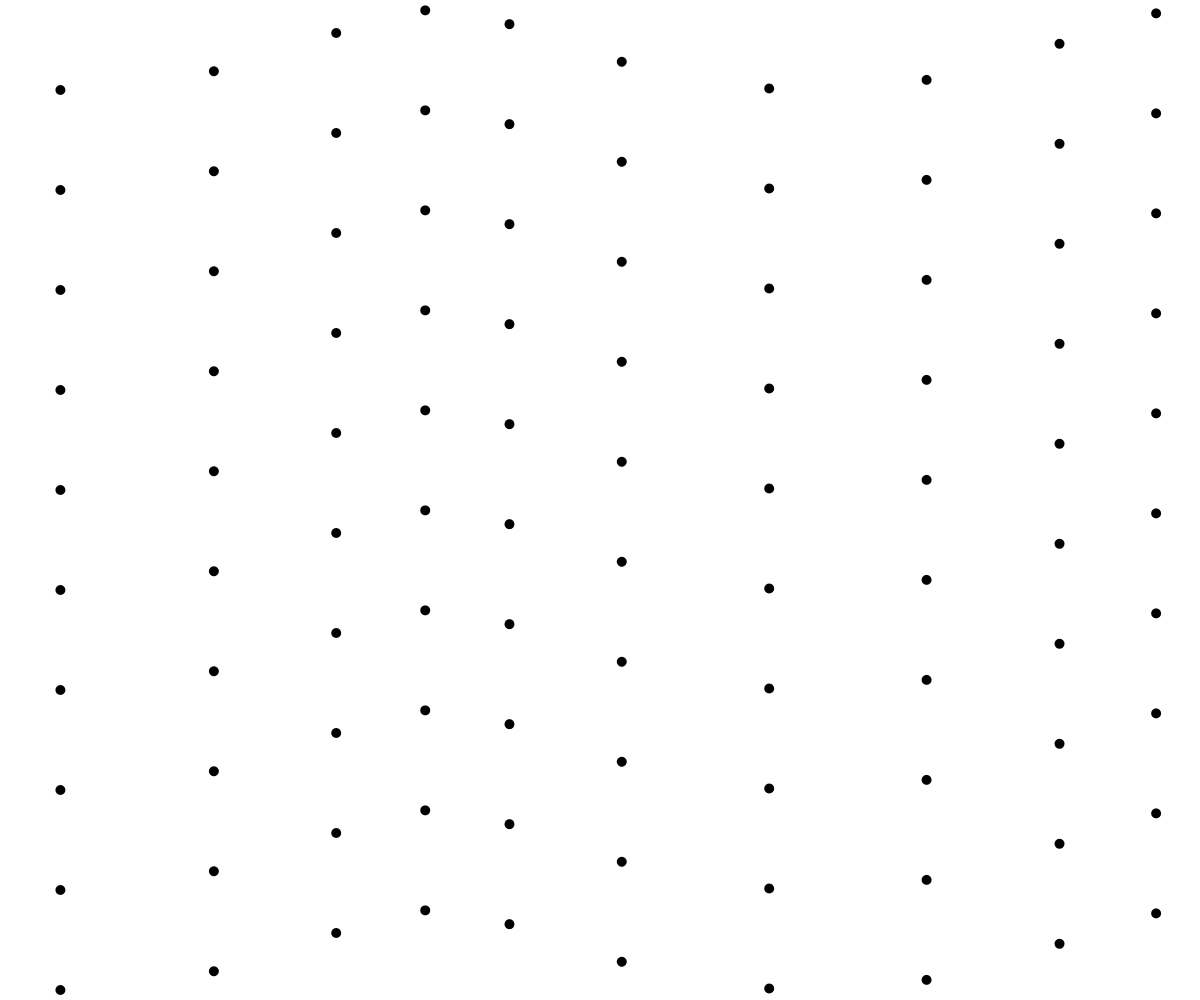
Frame 1 (no input)
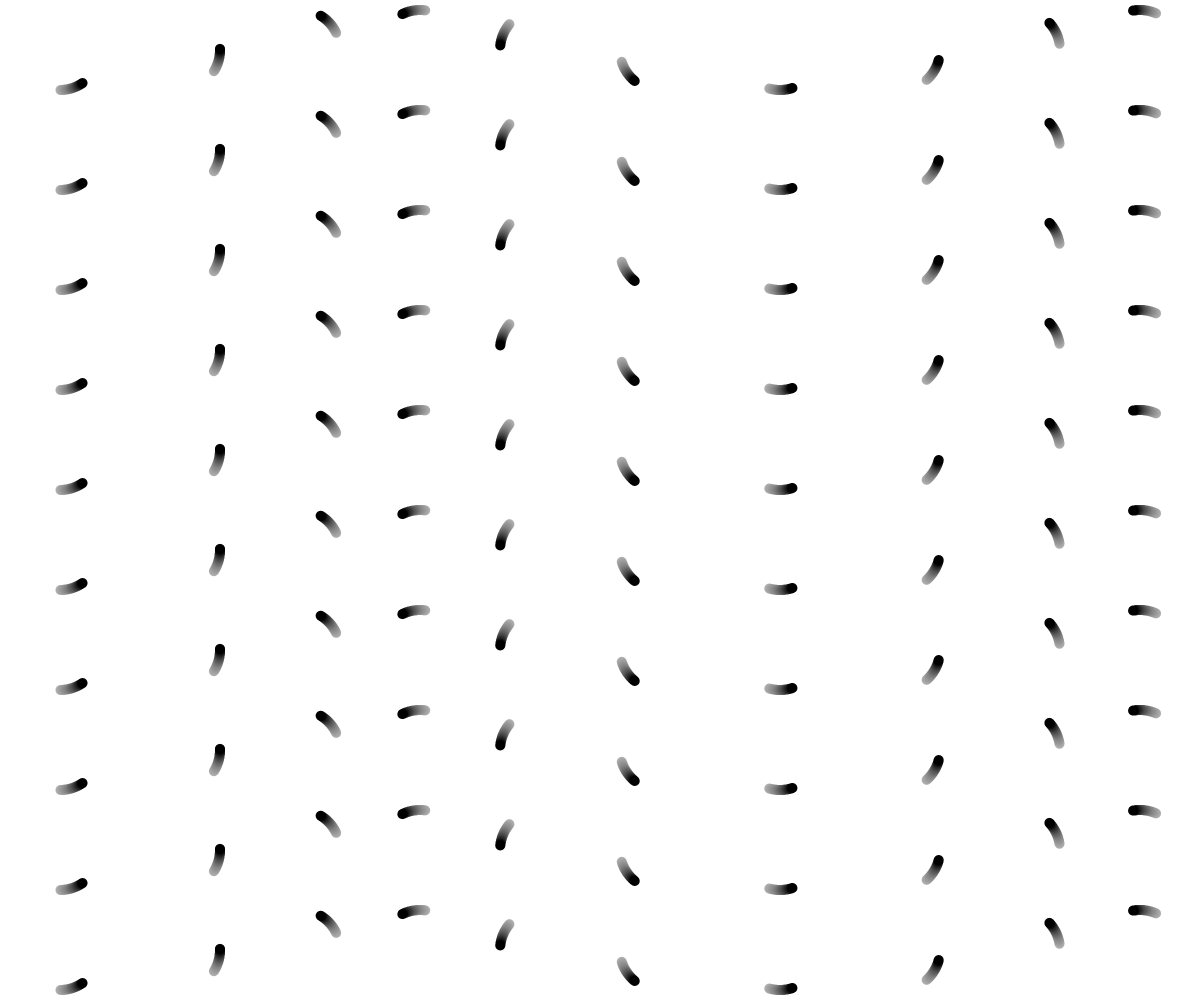
Frame 60 (no input)
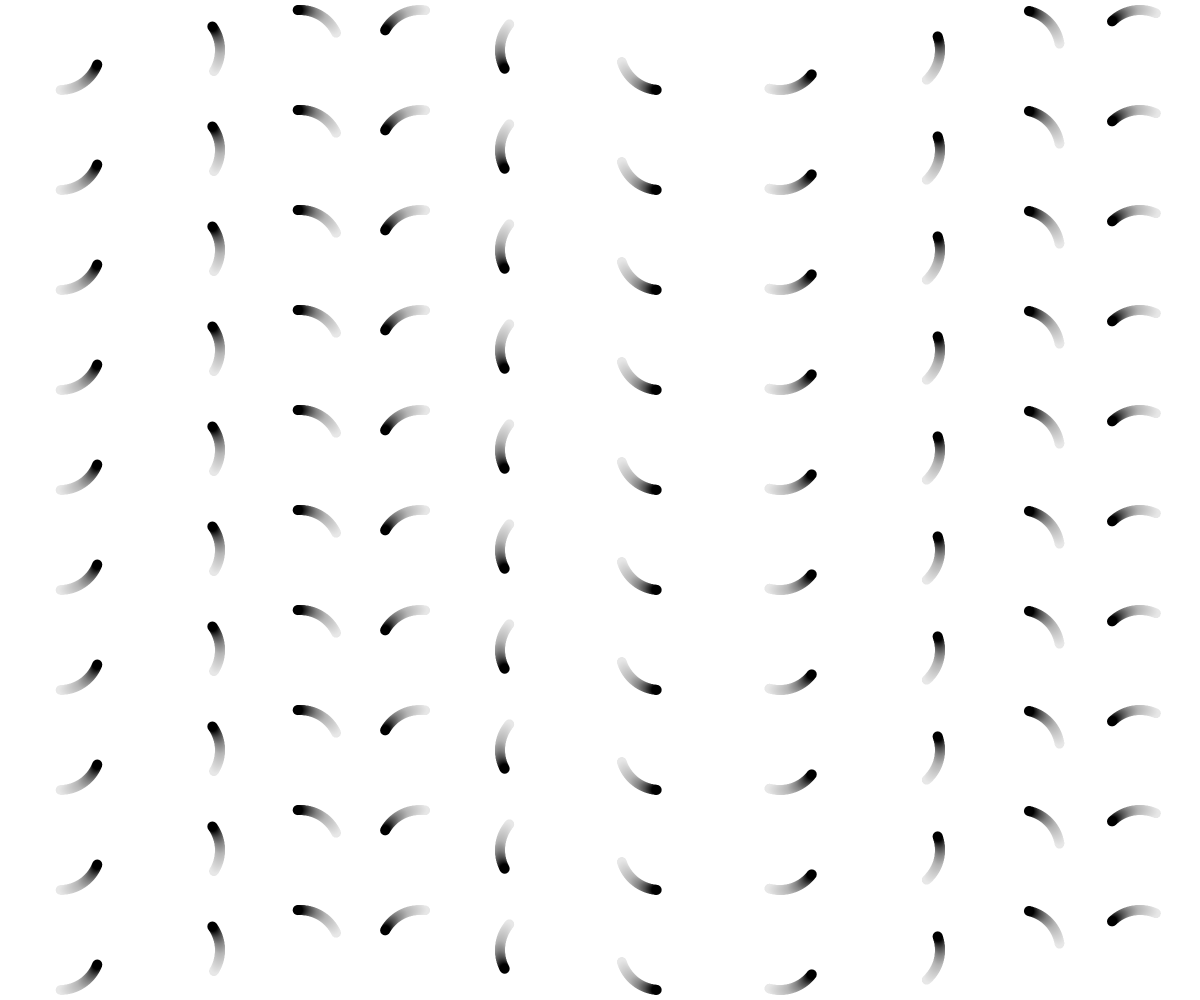
Frame 120 (the mouse pressed at the canvas centre since frame 60)

The p5.js sketch that drew these frames (run headless with seeded random() and noise() and a simulated clock; from frame 60 on, the mouse is pressed at the canvas centre):

// p5.js sketch
// ── sketch.js
const grid = {
	numColumns: 10,
	numRows: 10,
};
const ball = {
	diameter: 10,
	color: "black",
};

function setup() {
	createCanvas(windowWidth, windowHeight);
	pixelDensity(2);
}

function draw() {
	background("rgba(250, 250, 250,0.02)");
	noStroke();
	/*********
	Create a line of nColumns balls
	*************/
	// Calculate the position of the ball
	let sizeCell = {
		column: windowWidth / grid.numColumns,
		row: windowHeight / grid.numRows,
	};
	let margin = {
		x: sizeCell.column - ball.diameter,
		y: sizeCell.row - ball.diameter,
	};
	// Adding another level of loop to create a grid
	for (let numRow = 0; numRow < grid.numRows; numRow++) {
		for (let numCol = 0; numCol < grid.numColumns; numCol++) {
			let positionBall = {
				x: sizeCell.column * numCol + ball.diameter / 2 + margin.x / 2,
				y: sizeCell.row * numRow + ball.diameter / 2 + margin.y / 2,
			};
			fill(ball.color);
			animateBall(positionBall, sizeCell, numCol, numRow);
			ellipse(positionBall.x, positionBall.y, ball.diameter);
		}
	}
}

function animateBall(positionBall, sizeCell, numCol, numRow) {
	const velocity = 0.01;
	const amplitude = {
		x: sizeCell.row / 2.5,
		y: sizeCell.row / 2.5,
	};
	const difference = {
		x: numCol * 100,
		y: numCol * 100,
	};
	positionBall.x +=
		Math.sin((frameCount + difference.x) * velocity) * amplitude.x;
	positionBall.y +=
		Math.cos((frameCount + difference.y) * velocity) * amplitude.y;
}

function windowResized() {
	resizeCanvas(windowWidth, windowHeight);
}
